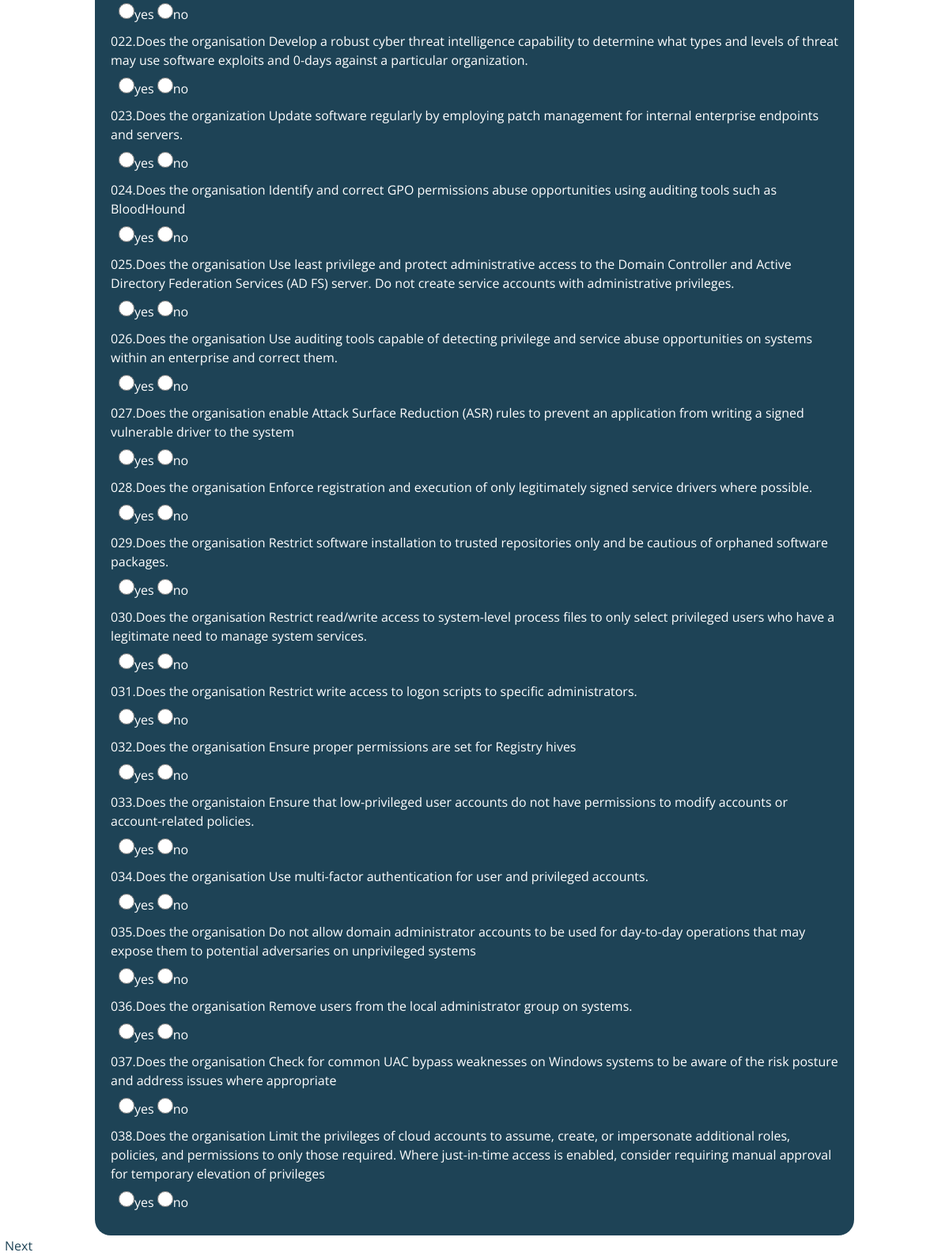
/q2/ (lower part), run on an earlier commit of the app's database.
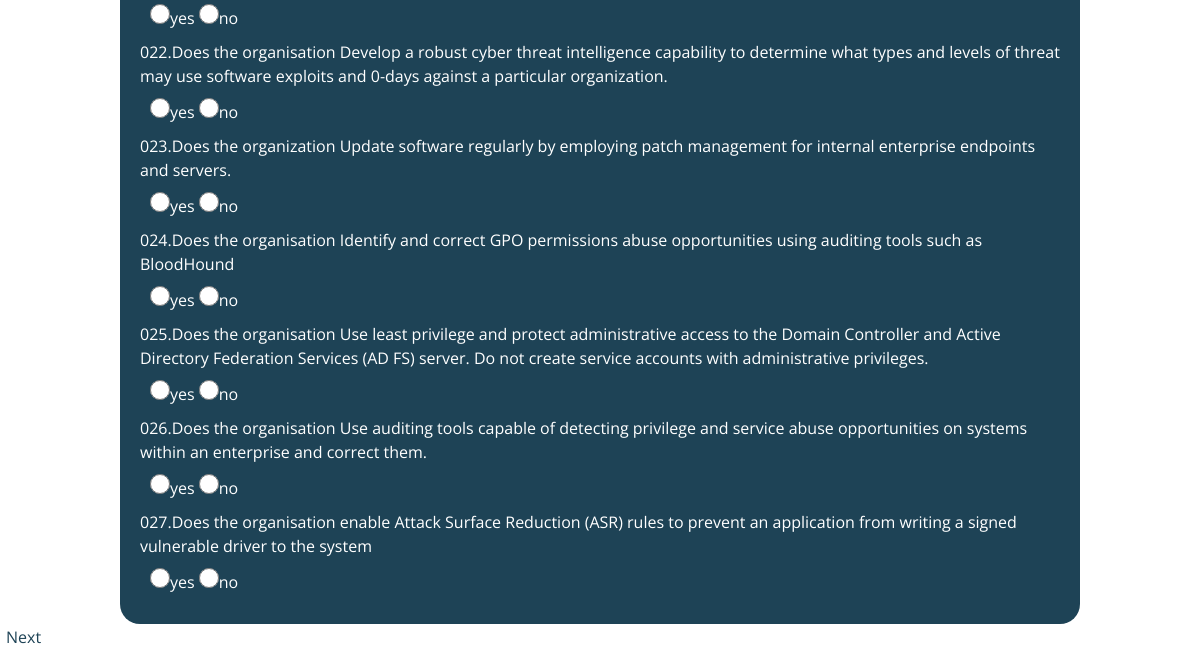
And on a later commit of the database.
### initial_access/models.py (models this page shows, shortened)
class privescalation(models.Model):
    question_id = models.CharField(max_length=200)
    question=models.TextField(blank=True)
    option_A=models.CharField(max_length=200,default='yes')
    option_B=models.CharField(max_length=200,default='no')
    keywords=models.TextField(blank=True)

### initial_access/views.py (the view)
# urls.py: path('q2/',views.quiz2, name='priv_escalate'),
def quiz2(request):
    quest = privescalation.objects.all()
    return render(request,'initial_access/priv.html',{
        'quest': quest,
    })

### initial_access/templates/initial_access/priv.html (shortened to what this page needs)
{% extends 'initial_access/base.html' %}
{% load static %}
{% block content %}
<form class="form-container" action="/result_init/" method="post">
    <div class="qblock">
        {% for q in quest %}
        <div class="question">{{q.question_id}}.{{q.question}}</div>
        <div class="option">
            <input type="radio" name="{{q.question}}" value="optionA">{{q.option_A}}</input>
            <input type="radio" name="{{q.question}}" value="optionB">{{q.option_B}}</input>
        </div>
        {% endfor %}
    </div>
    <div><button type="submit">Next</button></div>
</form>
{% endblock %}

What changed in the data, as far as the page shows it:
removed privescalation: question_id "028", question "Does the organisation Enforce registration and execution of only legitimately signed service drivers where possible.", option_A "yes", option_B "no"
removed privescalation: question_id "029", question "Does the organisation Restrict software installation to trusted repositories only and be cautious of orphaned software packages.", option_A "yes", option_B "no"
removed privescalation: question_id "030", question "Does the organisation Restrict read/write access to system-level process files to only select privileged users who have a legitimate need to manage system services.", option_A "yes", option_B "no"
removed privescalation: question_id "031", question "Does the organisation Restrict write access to logon scripts to specific administrators.", option_A "yes", option_B "no"
removed privescalation: question_id "032", question "Does the organisation Ensure proper permissions are set for Registry hives", option_A "yes", option_B "no"
removed privescalation: question_id "033", question "Does the organistaion Ensure that low-privileged user accounts do not have permissions to modify accounts or account-related policies.", option_A "yes", option_B "no"
removed privescalation: question_id "034", question "Does the organisation Use multi-factor authentication for user and privileged accounts.", option_A "yes", option_B "no"
removed privescalation: question_id "035", question "Does the organisation Do not allow domain administrator accounts to be used for day-to-day operations that may expose them to potential adversaries on unprivileged systems", option_A "yes", option_B "no"
removed privescalation: question_id "036", question "Does the organisation Remove users from the local administrator group on systems.", option_A "yes", option_B "no"
removed privescalation: question_id "037", question "Does the organisation Check for common UAC bypass weaknesses on Windows systems to be aware of the risk posture and address issues where appropriate", option_A "yes", option_B "no"
removed privescalation: question_id "038", question "Does the organisation Limit the privileges of cloud accounts to assume, create, or impersonate additional roles, policies, and permissions to only those required. Where just-in-time access is enabled, consider requiring manual approval for temporary elevation of privileges", option_A "yes", option_B "no"
